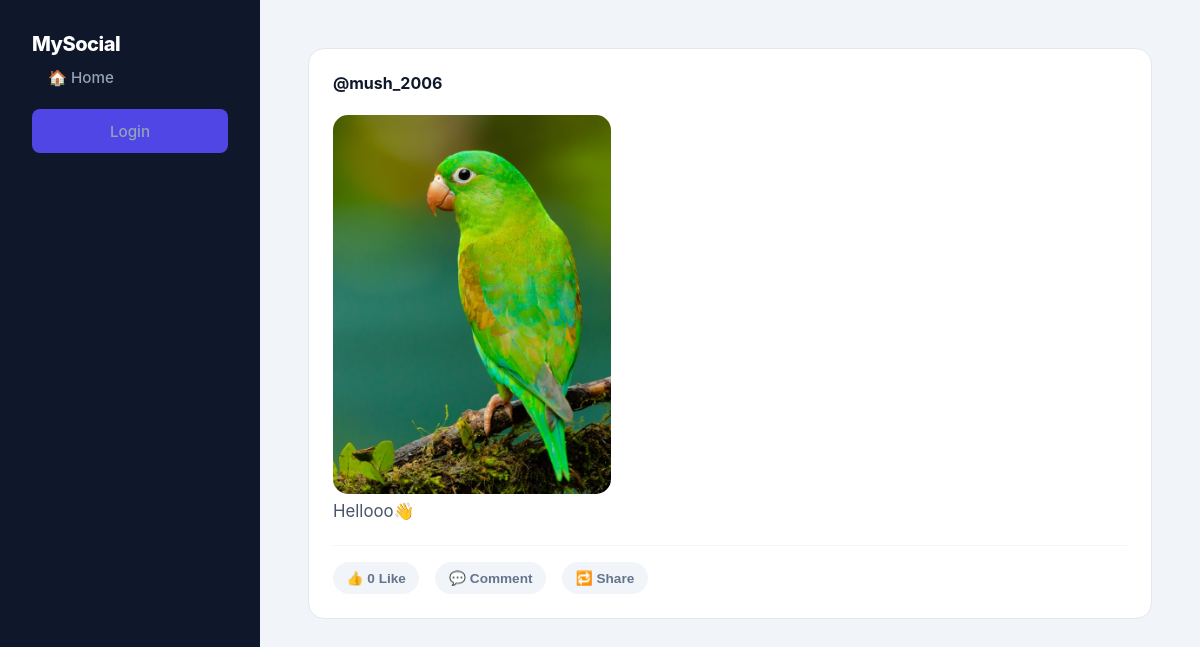
/post/5/, run on the app's committed database.
### pages/models.py (models this page shows, shortened)
class Post(models.Model):
    user = models.ForeignKey(User, on_delete=models.CASCADE)
    content = models.TextField()
    image = models.ImageField(upload_to="post_images/", blank=True, null=True)
    created_at = models.DateTimeField(auto_now_add=True)
    count = models.PositiveIntegerField(default=0)

### accounts/models.py (models this page shows)
class CustomUser(AbstractUser):
    first_name = models.CharField(max_length=255)
    last_name = models.CharField(max_length=255)
    country = models.CharField(max_length=100)
    phone_number = models.CharField(max_length=15)

### pages/views.py (the view)
# urls.py: path("post/<int:pk>/", PostPageView.as_view(), name="post"),
class PostPageView(TemplateView):
    template_name = "pages/post.html"
    def get_context_data(self, **kwargs):
        context = super().get_context_data(**kwargs)
        post_id = self.kwargs.get('pk')
        context['post'] = get_object_or_404(Post, pk=post_id)
        return context

### templates/pages/post.html (shortened to what this page needs)
{% extends "base.html" %}
{% block content %}
<div class="post-card" id="post-{{ post.pk }}">
  <div class="post-header">@{{ post.user.username }}</div>
  {% if post.image %}
  <div class="post-image">
    <img
      src="{{ post.image.url }}"
      alt="Post Image"
      style="max-width: 35%; border-radius: 15px; margin-top: 10px"
    />
  </div>
  {% endif %}
  <div class="post-content">{{ post.content }}</div>
  <div class="post-actions">
    <button onclick="handleLike(this)">
      <span class="icon">👍</span>
      <span class="count">0</span> Like
    </button>
    <button onclick="toggleCommentSection('{{ post.pk }}')">💬 Comment</button>
    <button onclick="handleShare('{{ post.pk }}')">🔁 Share</button>
  </div>
</div>
{% endblock content %}

### templates/base.html (style rules this page uses)
:root { --primary: #6366f1; --primary-hover: #4f46e5; --bg-body: #f8fafc; --bg-sidebar: #0f172a; --text-main: #1e293b; --text-muted: #64748b; --white: #ffffff; }
* { box-sizing: border-box; }
body { margin: 0; font-family: "Inter", system-ui, -apple-system, sans-serif; background-color: var(--bg-body); color: var(--text-main); }
:root { --primary: #6366f1; --primary-hover: #4f46e5; --bg-body: #f1f5f9; --text-dark: #0f172a; --text-muted: #64748b; --white: #ffffff; --radius: 16px; --shadow: 0 4px 6px -1px rgba(0, 0, 0, 0.1), 0 2px 4px -1px rgba(0, 0, 0, 0.06); }
.post-card { background: var(--white); padding: 1.5rem; border-radius: var(--radius); border: 1px solid #e2e8f0; transition: transform 0.2s ease; }
.post-header { font-weight: 700; color: var(--text-dark); margin-bottom: 0.75rem; font-size: 1rem; }
.post-content { color: #475569; line-height: 1.6; margin-bottom: 1.25rem; }
.post-actions { display: flex; gap: 0.75rem; border-top: 1px solid #f1f5f9; padding-top: 1rem; }
.post-actions button { background: #f8fafc; border: 1px solid #e2e8f0; padding: 0.5rem 1rem; border-radius: 8px; color: var(--text-muted); font-weight: 600; font-size: 0.85rem; cursor: pointer; transition: all 0.2s; }

### templates/pages/post.html (style rules this page uses)
.post-card { background: var(--white); padding: 1.5rem; border-radius: 16px; border: 1px solid #e2e8f0; }
.post-header { font-weight: 700; margin-bottom: 0.75rem; }
.post-content { font-size: 1.05rem; margin-bottom: 1.25rem; }
.post-actions { display: flex; gap: 1rem; border-top: 1px solid #f1f5f9; padding-top: 1rem; }
.post-actions button { background: #f1f5f9; border: none; padding: 0.5rem 0.85rem; border-radius: 20px; font-weight: 600; cursor: pointer; }

### data on the page
Post: user.username "mush_2006", image (picture), content "Hellooo👋"
